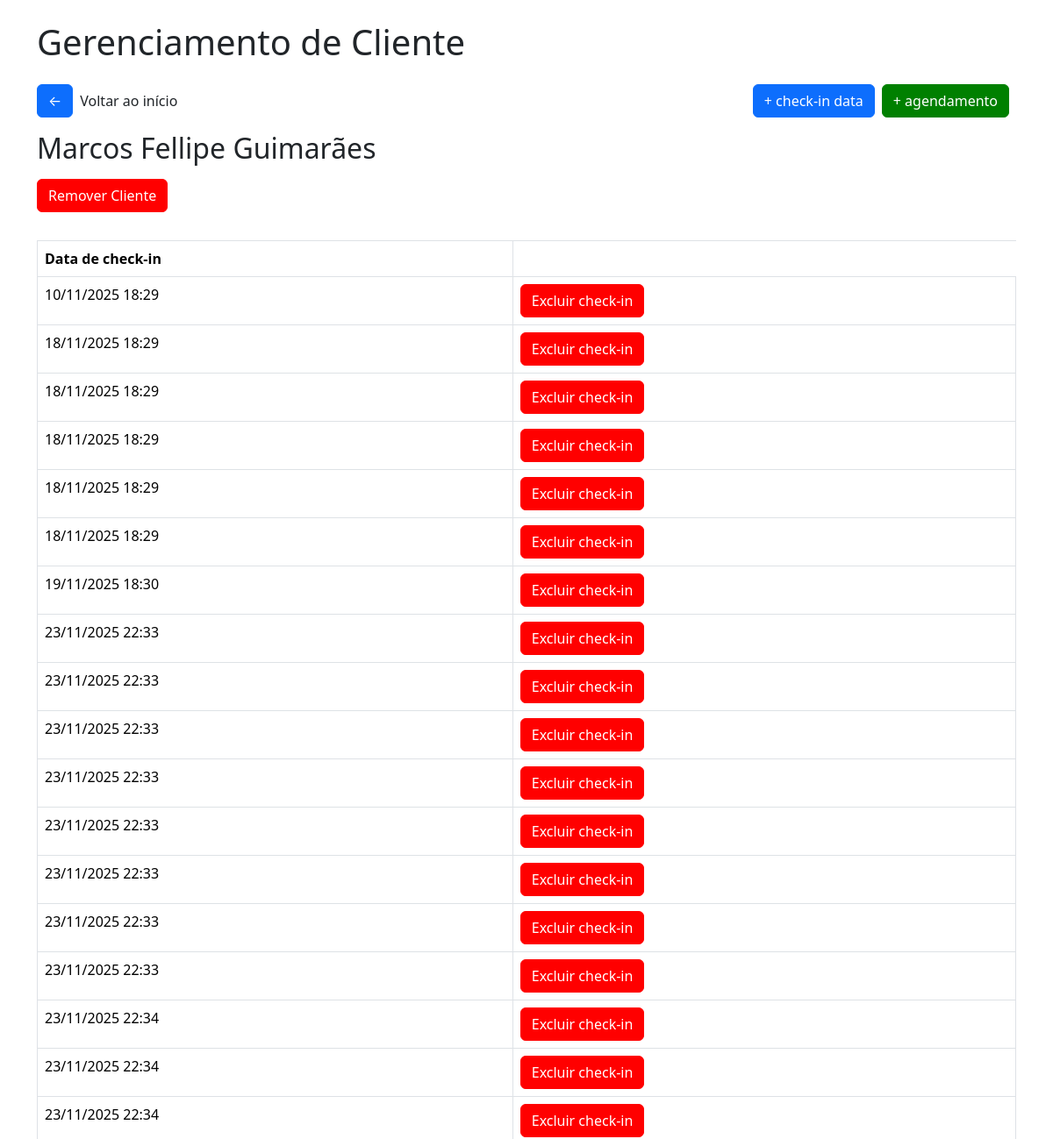
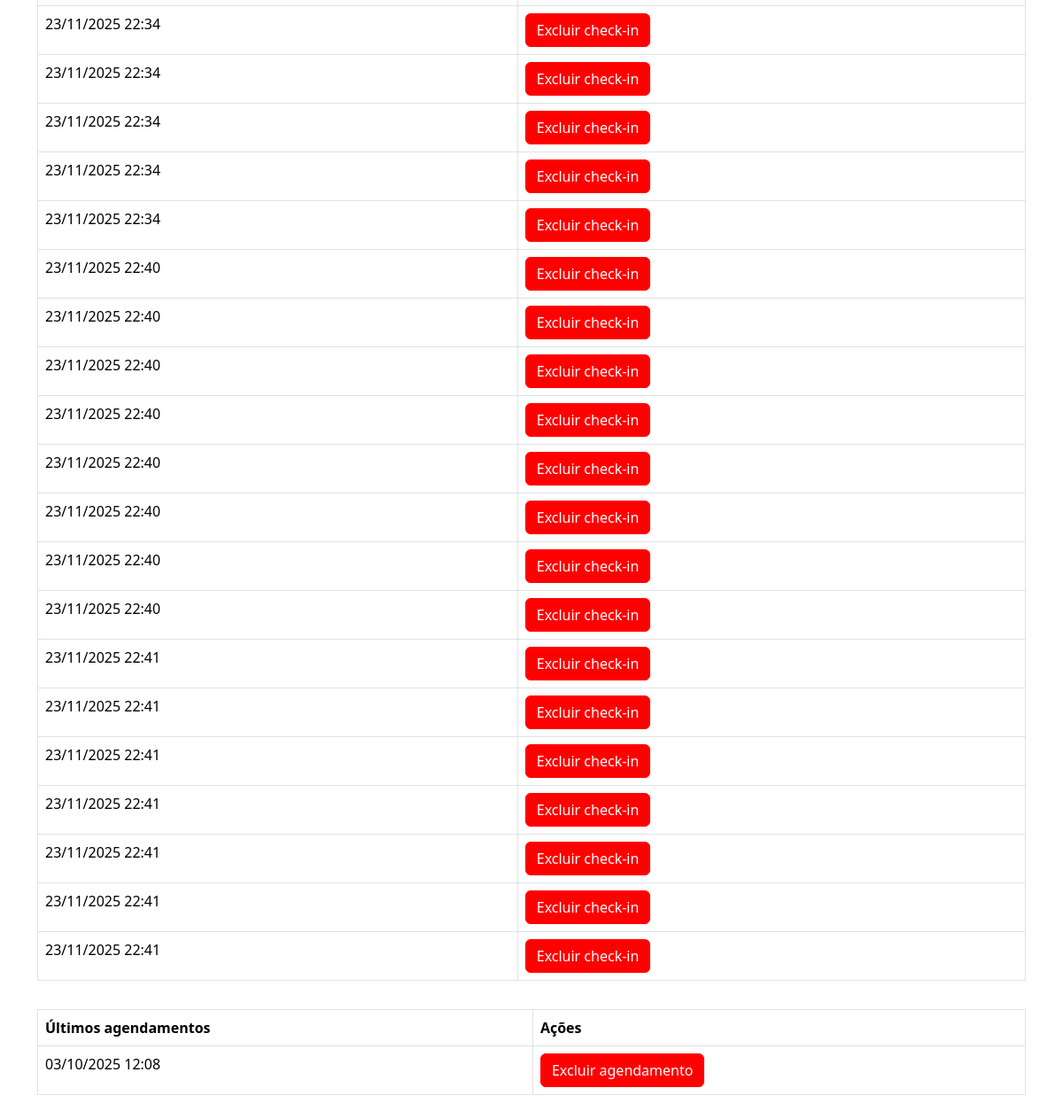
Screenshot of /clientelimpeza/1 with the database file from the repository (2 pictures, top to bottom).
### tables this page shows
CREATE TABLE cliente_limpeza (
        id INTEGER PRIMARY KEY AUTOINCREMENT,
        nome TEXT NOT NULL,
        status BOOLEAN DEFAULT FALSE,
        checkins INTEGER DEFAULT 0
    );

CREATE TABLE checkin_limpeza (
        id INTEGER PRIMARY KEY AUTOINCREMENT,
        cliente_id INTEGER,
        data DATETIME,
        FOREIGN KEY(cliente_id) REFERENCES clientes(id)
    );

CREATE TABLE historico_agendamento_limpeza (
        id INTEGER PRIMARY KEY AUTOINCREMENT,
        cliente_id INTEGER,
        data DATETIME,
        FOREIGN KEY(cliente_id) REFERENCES clientes(id)
    );

### app/views/limpeza.py (the view)
@app.route('/clientelimpeza/<int:cliente_id>')
def cliente_limpeza(cliente_id):
    conn = get_db_connection()
    cliente = conn.execute("SELECT * FROM cliente_limpeza WHERE id = ?", (cliente_id,)).fetchone()
    checkins = conn.execute("SELECT * FROM checkin_limpeza WHERE cliente_id = ? ORDER BY data ASC", (cliente_id,))
    agendamentos = conn.execute("SELECT * FROM historico_agendamento_limpeza WHERE cliente_id = ? ORDER BY data ASC", (cliente_id,))
    return render_template('limpeza/cliente_limpeza.html', cliente=cliente, checkins=checkins, agendamentos=agendamentos)

### app/model/model.py (called while the page is built)
def get_db_connection():
    conn = sqlite3.connect('checkins.db')
    conn.row_factory = sqlite3.Row
    return conn

### app/templates/limpeza/cliente_limpeza.html (shortened to what this page needs)
<!DOCTYPE html>
<html lang="pt-br">
<head>
    <link href="https://cdn.jsdelivr.net/npm/bootstrap@5.3.2/dist/css/bootstrap.min.css" rel="stylesheet">
    <link rel="stylesheet" href="{{url_for('static', filename='css/style.css')}}">
    <link rel="stylesheet" href="{{url_for('static', filename='css/modal.css')}}">
</head>
<body>
    <div class="container">
        <h1 class="mb-4">
            Gerenciamento de Cliente
        </h1>
        <div class="box-btn-home">
            <div class="box"><a href="/limpeza" class="btn btn-primary btn-home">&#x2190</a>
            <p>Voltar ao início</p></div>
            <div class="box">
                <a href="/adcheckindatalimpeza/{{cliente.id}}" class="btn btn-primary btn-home">+ check-in data</a>
                <a href="/adicionaragendamentolimpeza/{{cliente.id}}" class="btn btn-primary btn-home green">+ agendamento</a>
            </div>
        </div>
        <h2 class="mb-3">
            {{cliente.nome}}
        </h2>
        <button class="btn btn-primary btn-remover" id="openModal">Remover Cliente</button>
        <table class="table table-bordered table-checkin">
            <thead>
                <tr>
                <th>Data de check-in</th>
                </tr>
            </thead>
            <tbody>
                {% for checkin in checkins %}
                <tr>
                <td>{{ checkin.data }}</td>
                <td><a href="/excluircheckinlimpeza/{{checkin.id}}" class="btn btn-primary btn-remover excludecheckin">Excluir check-in</a></td>
                </tr>
                {% endfor %}
            </tbody>
        </table>
        <table class="table table-bordered table-checkin">
            <thead>
                <tr>
                <th>Últimos agendamentos</th>
                <th>Ações</th>
                </tr>
            </thead>
            <tbody>
                {% for a in agendamentos %}
                <tr>
                <td>{{ a.data }}</td>
                <td><a href="/excluiragendamentolimpeza/{{a.id}}" class="btn btn-primary btn-remover excludecheckin">Excluir agendamento</a></td>
                </tr>
                {% endfor %}
            </tbody>
        </table>
</body>
</html>

### app/static/css/style.css (style rules this page uses)
body { padding: 24px; }
a { text-decoration: none; }
.btn-remover { background-color: red; border-color: red; }
.btn-home { margin-bottom: 16px; margin-right: 8px; }
.box-btn-home { width: 100%; display: flex; justify-content: space-between; align-items: center; }
.box-btn-home .box { display: flex; justify-content: center; align-items: center; }
.table-checkin { margin-top: 32px; }
.excludecheckin { color: white; }
.green { background-color: green; border-color:green; }

### rows the page displays
cliente_limpeza: nome "Marcos Fellipe Guimarães"
checkin_limpeza: data "10/11/2025 18:29"
checkin_limpeza: data "18/11/2025 18:29"
checkin_limpeza: data "18/11/2025 18:29"
checkin_limpeza: data "18/11/2025 18:29"
checkin_limpeza: data "18/11/2025 18:29"
checkin_limpeza: data "18/11/2025 18:29"
checkin_limpeza: data "19/11/2025 18:30"
checkin_limpeza: data "23/11/2025 22:33"
checkin_limpeza: data "23/11/2025 22:33"
checkin_limpeza: data "23/11/2025 22:33"
checkin_limpeza: data "23/11/2025 22:33"
checkin_limpeza: data "23/11/2025 22:33"
checkin_limpeza: data "23/11/2025 22:33"
checkin_limpeza: data "23/11/2025 22:33"
checkin_limpeza: data "23/11/2025 22:33"
checkin_limpeza: data "23/11/2025 22:34"
checkin_limpeza: data "23/11/2025 22:34"
checkin_limpeza: data "23/11/2025 22:34"
checkin_limpeza: data "23/11/2025 22:34"
checkin_limpeza: data "23/11/2025 22:34"
checkin_limpeza: data "23/11/2025 22:34"
checkin_limpeza: data "23/11/2025 22:34"
checkin_limpeza: data "23/11/2025 22:34"
checkin_limpeza: data "23/11/2025 22:40"
checkin_limpeza: data "23/11/2025 22:40"
checkin_limpeza: data "23/11/2025 22:40"
checkin_limpeza: data "23/11/2025 22:40"
checkin_limpeza: data "23/11/2025 22:40"
checkin_limpeza: data "23/11/2025 22:40"
checkin_limpeza: data "23/11/2025 22:40"
checkin_limpeza: data "23/11/2025 22:40"
checkin_limpeza: data "23/11/2025 22:41"
checkin_limpeza: data "23/11/2025 22:41"
checkin_limpeza: data "23/11/2025 22:41"
checkin_limpeza: data "23/11/2025 22:41"
checkin_limpeza: data "23/11/2025 22:41"
checkin_limpeza: data "23/11/2025 22:41"
checkin_limpeza: data "23/11/2025 22:41"
historico_agendamento_limpeza: data "03/10/2025 12:08"
